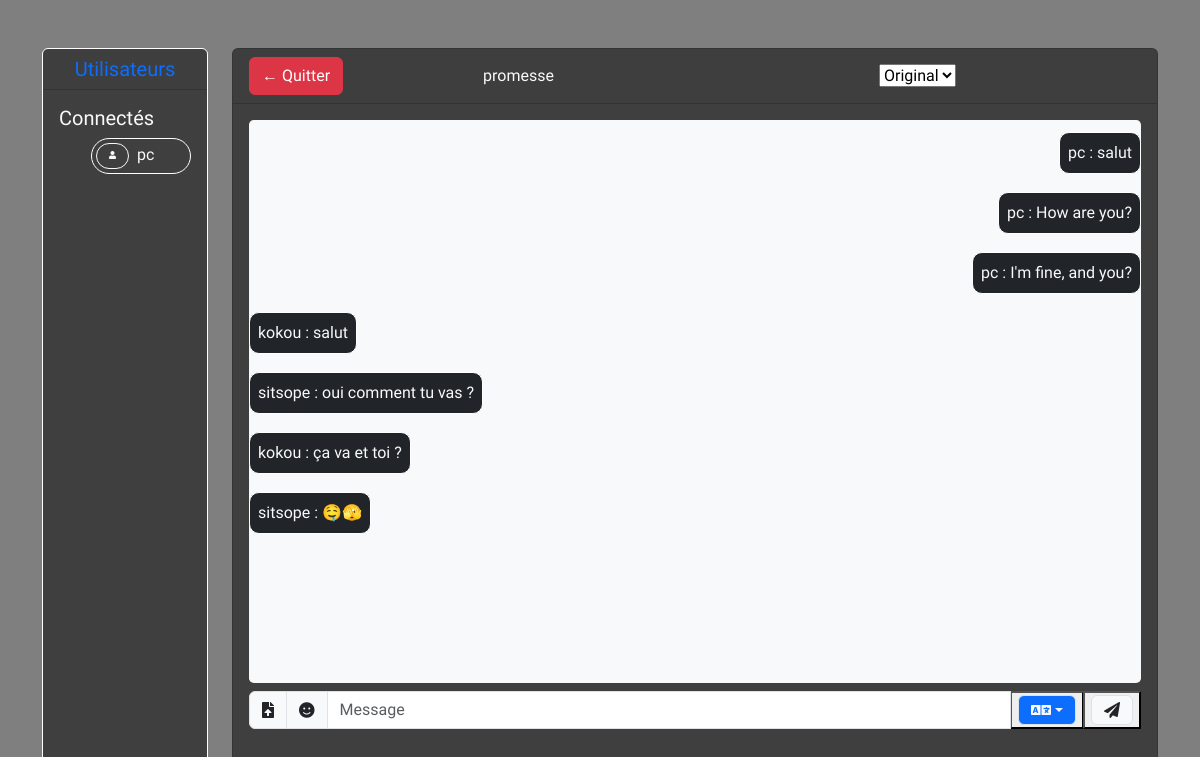
Screenshot of /discussion/1/ (signed in) with the database file from the repository.
### videoapp/models.py (models this page shows, shortened)
class Discussion(models.Model):
    name = models.CharField(max_length=255)
    users = models.ManyToManyField(User, related_name='active_discussions', blank=True)
    created_at = models.DateTimeField(auto_now_add=True)
    created_by = models.ForeignKey(User, on_delete=models.CASCADE)

class DiscussionMessage(models.Model):
    discussion = models.ForeignKey(Discussion, related_name='messages', on_delete=models.CASCADE)
    user = models.ForeignKey(User, on_delete=models.CASCADE)  # Utilisateur qui a envoyé le message
    content = models.TextField(blank=True, null=True)  # Message texte
    file = models.FileField(upload_to="uploads/", blank=True, null=True)  # Fichier
    created_at = models.DateTimeField(auto_now_add=True)  # Date et heure de création

### videoapp/views.py (the view)
# urls.py: path('discussion/<int:id>/', joindre_discussion, name='discussion'),
def joindre_discussion(request, id=None):
    discussion, created = Discussion.objects.get_or_create(id=id)
    discuss_messages = DiscussionMessage.objects.filter(discussion=discussion).order_by("created_at")
    message_list = [
        {
            "username": msg.user.username,
            "file": msg.file if msg.file else None,
            "content": msg.content,
            "created_at": msg.created_at.strftime("%Y-%m-%d %H:%M:%S"),
            "file_name": os.path.basename(msg.file.name) if msg.file else None,
        }
        for msg in discuss_messages if msg.content != None or msg.file != None
    ]
    print("List: ", message_list )
    return render(request, "discussion.html", {"discussion": discussion, "message_list": message_list})

### templates/discussion.html (shortened to what this page needs)
<!DOCTYPE html>
<html lang="en">
  <head>
    <link href="https://cdn.jsdelivr.net/npm/bootstrap@5.3.3/dist/css/bootstrap.min.css" rel="stylesheet">
    <link rel="stylesheet" href="https://cdnjs.cloudflare.com/ajax/libs/font-awesome/5.13.0/css/all.min.css">
  </head>
  <body style="background: linear-gradient(rgba(0,0,0, 0.5), rgba(0,0,0, 0.5));">
    <section class="redressed">
        <div class="container mt-5 text-light">
            <div class="row">
                <div class="col-lg-2 col-md-2 d-none d-md-block" id="user-sidebar">
                    <div class="card bg-transparent" style="height: 90vh; border: solid white 1px; background: linear-gradient(rgba(0,0,0, 0.5), rgba(0,0,0, 0.5));">
                        <h5 class="card-header text-center text-primary">Utilisateurs</h5>
                        <div class="card-body text-light">
                            <h5 class="card-title">Connectés</h5>
                            <ul id="user-list">
                                <div class="card-text p-1" style="border: solid 1px white; border-radius: 2em;">
                                    <button class="btn btn-outline-light me-1" type="button" style="border-radius: 4em; font-size: 0.5em;">
                                        <i class="fas fa-user"></i>
                                    </button> {{ request.user }}
                                </div>
                            </ul>
                        </div>
                    </div>
                </div>
                <div class="col-lg-10 col-md-9 col-12">
                    <div class="form-popup" id="myForm" style="z-index: 4550;">
                        <div class="d-flex">
                            <div class="card flex-fill" id="chatarea" style="background: linear-gradient(rgba(0,0,0, 0.5), rgba(0,0,0, 0.5)); height: 90vh;">
                                <div class="card-header d-flex align-items-center justify-content-between text-center">
                                    <a href="{% url 'index' %}" class="btn btn-danger">← Quitter</a>
                                    <div class="col text-center text-light">
                                        {{ discussion.name }}
                                    </div>
                                    <div class="col mx-5">
                                        <select id="chat_lang" class="redressed">
                                            <option selected value="original">Original</option>
                                        </select>
                                    </div>
                                </div>
                                <div class="card-body" style="max-height: 85vh; min-height: 84vh;">
                                    <div class="bg-light py-1 mb-2 redressed overflow-auto" id="text_chat" style="max-height: 90%; min-height: 88%; border-radius: 0.3em; width: 100%;">
                                        {% for sms in message_list %}
                                            {% if sms.username == request.user.username %}
                                                {% if sms.content %}
                                                    <div class="d-block text-end">
                                                        <div class="text-light bg-dark mt-2 p-2" style="border: 1px solid white; border-radius: 10px; display: inline-block; max-width: 90%; margin-bottom: 10px;">
                                                            {{ sms.username }} : {{ sms.content }}
                                                        </div>
                                                    </div>
                                                {% endif %}
                                            {% else %}
                                                {% if sms.content %}
                                                    <div class="d-block text-start">
                                                        <div class="text-light bg-dark mt-2 p-2" style="border: 1px solid white; border-radius: 10px; display: inline-block; max-width: 90%; margin-bottom: 10px;">
                                                            {{ sms.username }} : {{ sms.content }}
                                                        </div>
                                                    </div>
                                                {% endif %}
                                            {% endif %}
                                        {% endfor %}
                                    </div>
                                    <div class="input-group mb-2">
                                        <button id="importButton" class="input-group-text"><i class="fas fa-file-upload"></i></button>
                                        <button id="emojiButton" class="input-group-text" aria-label="Ouvrir le sélecteur d'emojis"><i class="fas fa-smile"></i></button>
                                        <input type="text" id="id_message_send_input" class="form-control" placeholder="Message">
                                        <button>
                                            <div class="dropdown redressed">
                                                <span id="selectedValue" class="input-group-text bg-primary dropdown-toggle text-light" role="button" data-bs-toggle="dropdown" aria-expanded="false">
                                                    <i class="fas fa-language"></i>
                                                </span>
                                            </div>
                                        </button>
                                        <button id="id_message_send_button" type="submit">
                                            <span class="input-group-text"><i class="fas fa-paper-plane"></i></span>
                                        </button>
                                    </div>
                                </div>
                            </div>
                        </div>
                    </div>
                </div>
            </div>
        </div>
    </section>
  </body>
</html>

### templates/discussion.html (style rules this page uses)
.redressed { font-family: "Redressed", serif; }

### rows the page displays
Discussion: name "promesse"
DiscussionMessage: content "salut"
DiscussionMessage: content "How are you?"
DiscussionMessage: content "I'm fine, and you?"
DiscussionMessage: content "salut"
DiscussionMessage: content "oui comment tu vas ?"
DiscussionMessage: content "ça va et toi ?"
DiscussionMessage: content "🤤🫣"

### other values shown
{{ request.user }} "pc"
{{ sms.username }} "pc" "pc" "pc"
{{ sms.username }} "kokou" "sitsope" "kokou" "sitsope"
